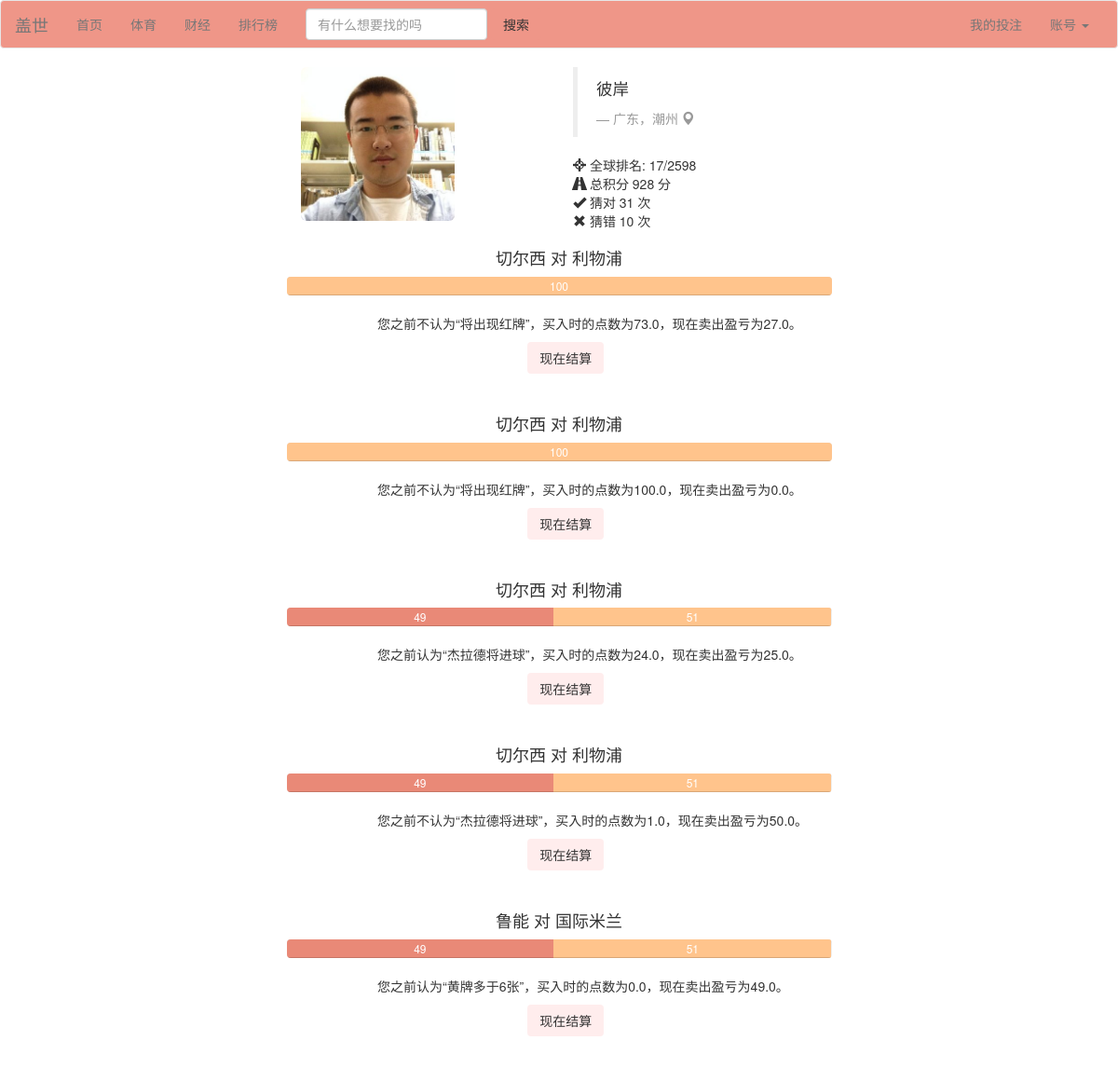
The page /profile (signed in) on the database as committed earlier.
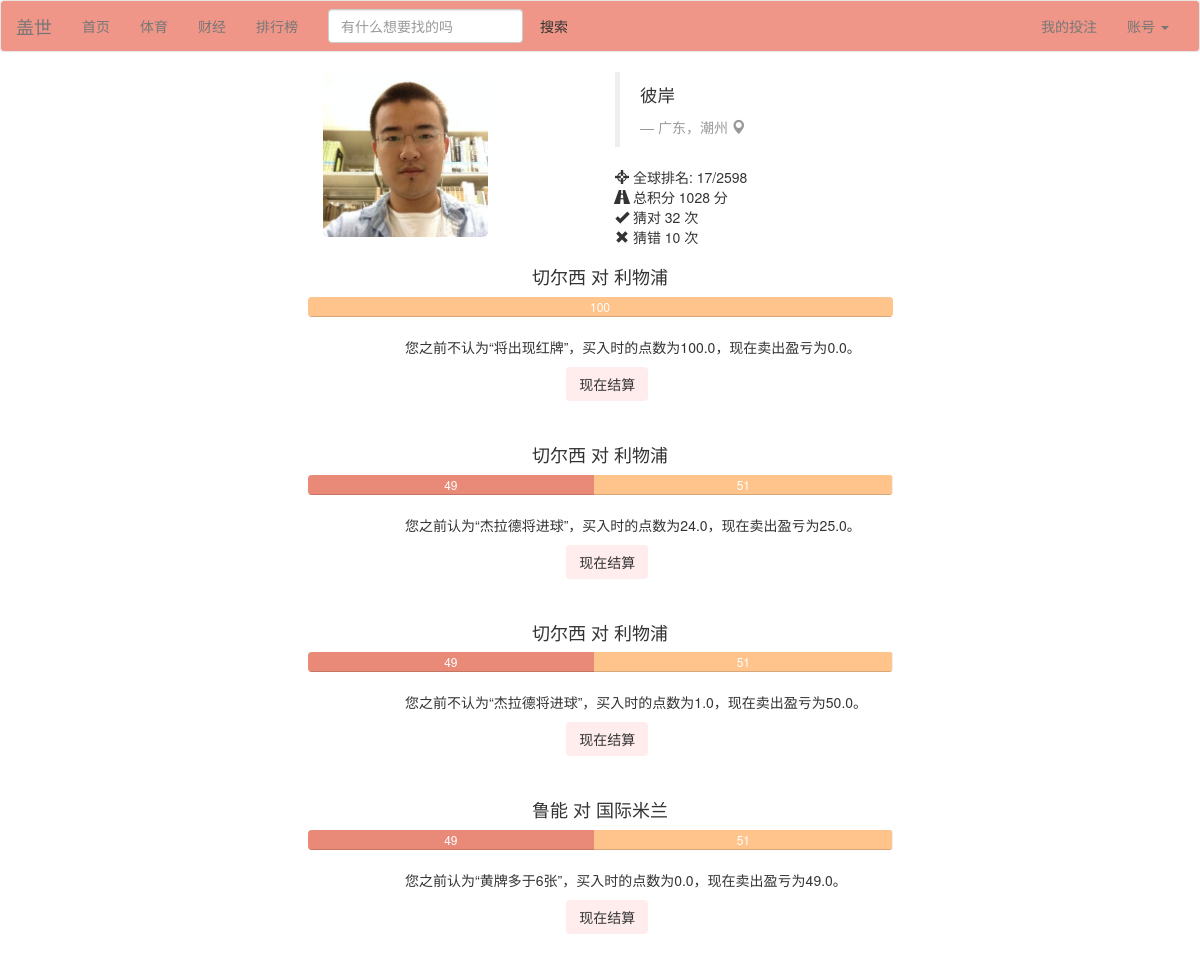
The same page on the database as committed later.
### Guess/models.py (models this page shows, shortened)
class Person(models.Model):
	user = models.OneToOneField(User)
	point = models.IntegerField(default=1000)
	expertise = models.TextField(default='N/A')
	win = models.IntegerField(default=0)
	lose = models.IntegerField(default=0)
	game = models.IntegerField(default=0)
	point_per_game = models.FloatField(default=0.0)
	index = models.IntegerField(default=0)
	class Meta:
		ordering = ('point','point_per_game',)

class Betting(models.Model):
	better = models.ForeignKey(Person)
	game = models.ForeignKey(Game)
	side = models.BooleanField()  # True means home wins and vice versa
	num = models.IntegerField(default=1)
	outcome = models.BooleanField(default=False)
	price_at_buy = models.FloatField()
	price_at_sell = models.FloatField()
	cleared = models.BooleanField(default=False)  # cleared means the result of the betting has been updated to the person profile

class Game(models.Model):
	index = models.IntegerField()
	headline = models.TextField()
	begin = models.DateTimeField(auto_now_add=True)
	expire = models.DateTimeField()
	name_home = models.CharField(max_length=30)
	price_home = models.IntegerField(default=50)
	num_home = models.IntegerField(default=0)
	name_away = models.CharField(max_length=30)
	price_away = models.IntegerField(default=50)
	num_away = models.IntegerField(default=0)
	outcome = models.BooleanField(default=False)   # True means home wins and vice versa
	ended = models.BooleanField(default=False)
	event = models.IntegerField()
	is_primary = models.IntegerField(default=0)
	class Meta:
		ordering = ('expire',)

### Guess/views.py (the view)
# urls.py: url(r'^profile$', 'Guess.views.profile', name='profile'),
def profile(request):
	if not request.user.is_authenticated():
		return redirect(reverse('login'))
	person = Person.objects.get(user=request.user)
	bets = []
	for b in Betting.objects.filter(better=person, cleared=False):
		if not b.game.ended:
			bets.append(b)
		else:
			b.clear()
	if request.method == 'POST':
		for b in bets:
			if str(b.pk) in request.POST:
				b.clear()
				break
		return redirect(reverse('profile'))
	else:
		person = Person.objects.get(user=request.user)
		return render(request,'profile.html',{'person': person, 'bets': bets})

### Guess/templatetags/profile_tag.py (called while the page is built)
@register.simple_tag()
def sub(value1, value2):
    return value1-value2

### Guess/templates/profile.html (shortened to what this page needs)
{% load bootstrap3 %}
{% load profile_tag %}
{% include "nav_bar.html" %}
<div class="container">
    <div class="row">
        <div class="col-sm-2 col-md-2 col-md-offset-3">
            <img src="/static/me.jpg"
            alt="" class="img-rounded img-responsive" />
        </div>
        <div class="col-sm-4 col-md-4 col-md-offset-1">
            <blockquote>
                <p>彼岸</p> <small><cite title="Source Title">广东，潮州  <i class="glyphicon glyphicon-map-marker"></i></cite></small>
            </blockquote>
            <p> <i class="glyphicon glyphicon-screenshot"></i> 全球排名: 17/2598
                <br /> <i class="glyphicon glyphicon-road"></i> 总积分 {{ person.point }} 分
                <br /> <i class="glyphicon glyphicon-ok"></i> 猜对 {{ person.win }} 次
                <br /> <i class="glyphicon glyphicon-remove"></i> 猜错 {{ person.lose }} 次</p>
        </div>
    </div>
</div>
{% for b in bets %}
<div class = "row">
    <form method="POST">
    <div class="col-md-6 col-md-offset-3">
        <h4 class="text-center">{{ b.game.name_home }} 对 {{ b.game.name_away }}</h4>
        <div class="progress">
            <div class="progress-bar progress-bar-c1" style="width: {{ b.game.price_home }}%">{{ b.game.price_home }}</div>
            <div class="progress-bar progress-bar-c2" style="width: {{ b.game.price_away }}%">{{ b.game.price_away }}</div>
        </div>
        <div class="col-md-offset-2">
        {% if b.game.is_primary %}
            {% if b.side %}
                <div><p>您之前推测{{ b.game.name_home }}会赢，买入时的点数为{{ b.price_at_buy }}，现在卖出盈亏为{% sub b.game.price_home b.price_at_buy %}。</p></div>
            {% else %}
                <div><p>您之前推测{{ b.game.name_away }}会赢，买入时的点数为{{ b.price_at_buy }}，现在卖出盈亏为{% sub b.game.price_away b.price_at_buy %}。</p></div>
            {% endif %}
        {% else %}
            {% if b.side %}
                <div><p>您之前认为“{{ b.game.headline }}”，买入时的点数为{{ b.price_at_buy }}，现在卖出盈亏为{% sub b.game.price_home b.price_at_buy %}。</p></div>
            {% else %}
                <div><p>您之前不认为“{{ b.game.headline }}”，买入时的点数为{{ b.price_at_buy }}，现在卖出盈亏为{% sub b.game.price_away b.price_at_buy %}。</p></div>
            {% endif %}
        {% endif %}
        </div>
        <div class="col-md-1 col-md-offset-5"><input class="btn button-clear" type="submit" value="现在结算" name="{{ b.pk }}" onclick="on_submit(event)"/></div>
    </div>
    </form>
</div>
<div class="row spacer">
</div>
{% endfor %}

Rows that differ between the two databases and show on the page:
no longer on this page (row edited): Betting: game.name_home "切尔西", game.name_away "利物浦", game.price_away "100", game.headline "将出现红牌", price_at_buy "73.0", game+price_at_buy "27.0"
changed Person: point "928" → "1028"; win "31" → "32"
